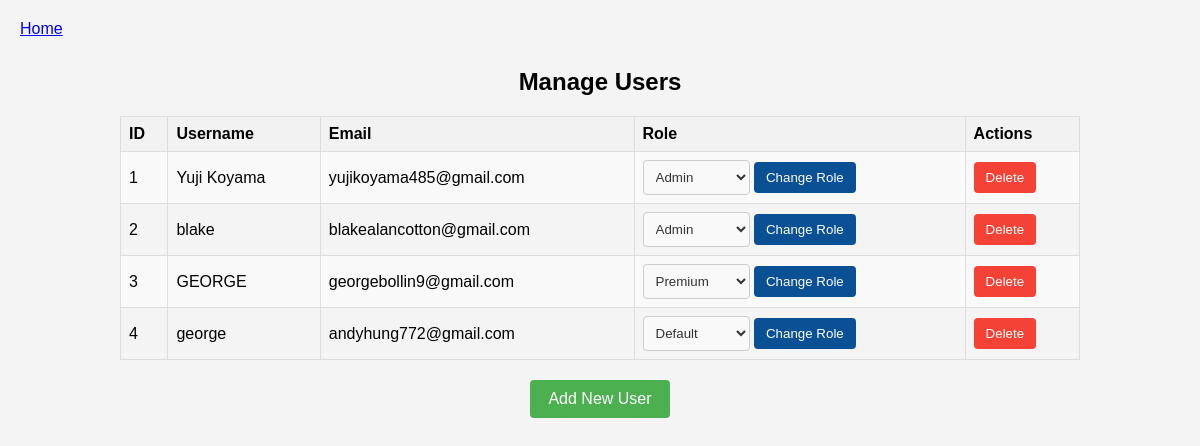
/admin/users (signed in), run on the app's committed database.
### models.py (models this page shows, shortened)
class User(UserMixin, db.Model):
    id = db.Column(db.Integer, primary_key=True)
    username = db.Column(db.String(100), unique=True, nullable=False)
    email = db.Column(db.String(100), unique=True, nullable=False)
    password_hash = db.Column(db.String(200), nullable=False)
    role = db.Column(db.String(10), default='default', nullable=False)
    confirmed = db.Column(db.Boolean, default=False)
    @property
    def password(self):
        raise AttributeError('password is not a readable attribute')

### app.py (the view)
@app.route('/admin/users')
@login_required
def admin_users():
    print(current_user.role)
    if current_user.role != 'admin':
        return redirect(url_for('home'))
    users = User.query.all()
    print(len(users))
    return render_template('admin_manage_users.html', users=users)

### app.py (called while the page is built)
@login_manager.user_loader
def load_user(user_id):
    print(user_id)
    return User.query.get(int(user_id))

### templates/admin_manage_users.html (shortened to what this page needs)
<!DOCTYPE html>
<html lang="en">
  <head>
  </head>
  <body>
    <div class="home-btn">
      <a href="{{ url_for('home') }}">Home</a>
    </div>
    <h2>Manage Users</h2>
    <table>
      <tr>
        <th>ID</th>
        <th>Username</th>
        <th>Email</th>
        <th>Role</th>
        <th>Actions</th>
      </tr>
      {% for user in users %}
      <tr>
        <td>{{ user.id }}</td>
        <td>{{ user.username }}</td>
        <td>{{ user.email }}</td>
        <td>
          <form
            action="{{ url_for('admin_change_user_role', user_id=user.id) }}"
            method="post"
          >
            <select name="new_role" required>
              {% if user.role == "admin" %}
              <option value="admin" selected>Admin</option>
              {% else %}
              <option value="admin">Admin</option>
              {% endif %} {% if user.role == "premium" %}
              <option value="premium" selected>Premium</option>
              {% else %}
              <option value="premium">Premium</option>
              {% endif %} {% if user.role == "default" %}
              <option value="default" selected>Default</option>
              {% else %}
              <option value="default">Default</option>
              {% endif %}
            </select>
            <input
              type="submit"
              value="Change Role"
              style="background-color: #095194"
            />
          </form>
        </td>
        <td>
          <form
            action="{{ url_for('admin_delete_user', user_id=user.id) }}"
            method="post"
          >
            <input
              type="submit"
              value="Delete"
              onclick="return confirm('Are you sure you want to delete this user?');"
            />
          </form>
        </td>
      </tr>
      {% endfor %}
    </table>
    <a href="{{ url_for('admin_add_user') }}" class="a-link">Add New User</a>
  </body>
</html>

### templates/admin_manage_users.html (style rules this page uses)
body { font-family: Arial, sans-serif; background-color: #f4f4f4; margin: 0; padding: 0; }
h2 { text-align: center; margin-top: 20px; }
table { width: 80%; margin: 20px auto; border-collapse: collapse; }
th, td { border: 1px solid #ddd; padding: 8px; text-align: left; }
th { background-color: #f2f2f2; }
tr:nth-child(even) { background-color: #f9f9f9; }
form { display: inline; }
input[type="submit"] { background-color: #f44336; color: white; border: none; padding: 8px 12px; cursor: pointer; border-radius: 4px; }
.a-link { display: block; width: 120px; margin: 20px auto; text-align: center; background-color: #4caf50; color: white; padding: 10px; text-decoration: none; border-radius: 4px; }
.home-btn { padding: 10px; margin: 10px; }
select { padding: 8px; border-radius: 4px; border: 1px solid #ccc; background-color: #f9f9f9; color: #333; }

### data on the page
User: id "1", username "Yuji Koyama", email "yujikoyama485@gmail.com", new_role "Admin"
User: id "2", username "blake", email "blakealancotton@gmail.com", new_role "Admin"
User: id "3", username "GEORGE", email "georgebollin9@gmail.com", new_role "Premium"
User: id "4", username "george", email "andyhung772@gmail.com", new_role "Default"
